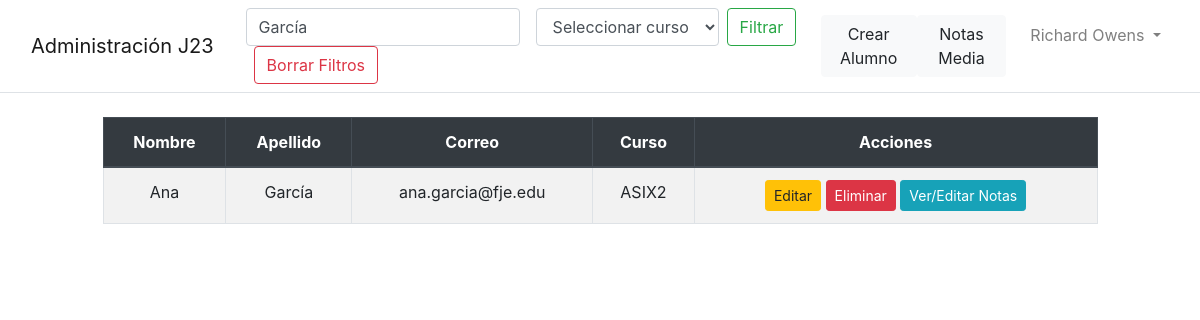
The page /public/admin_dashboard.php?apellido=García (signed in) on the database its author committed.
### tables this page shows
CREATE TABLE alumnos (
    id_alumno INT AUTO_INCREMENT PRIMARY KEY,
    nombre_alumno VARCHAR(50) NOT NULL,
    apellido_alumno VARCHAR(50) NOT NULL,
    correo_alumno VARCHAR(50) NOT NULL UNIQUE,
    id_curso INT NOT NULL,
    FOREIGN KEY (id_curso) REFERENCES cursos(id_curso) 
);

CREATE TABLE cursos (
    id_curso INT AUTO_INCREMENT PRIMARY KEY,
    nombre_curso VARCHAR(50) NOT NULL UNIQUE
);

### private/select_dashboard.php (called while the page is built, shortened)
<?php
include("../db/conexion.php");
$apellido = isset($_GET['apellido']) ? $_GET['apellido'] : '';
$curso = isset($_GET['curso']) ? $_GET['curso'] : '';
$limit = isset($_GET['limit']) ? (int)$_GET['limit'] : 10;
$page = isset($_GET['page']) ? (int)$_GET['page'] : 1;
$offset = ($page - 1) * $limit;
$query = "SELECT a.id_alumno, a.nombre_alumno AS nombre_usuario, a.apellido_alumno AS apellido_usuario, a.correo_alumno AS correo_usuario, c.nombre_curso
    FROM alumnos a
    JOIN cursos c ON a.id_curso = c.id_curso";
$whereClauses = [];
if (!empty($apellido)) {
    $whereClauses[] = "a.apellido_alumno LIKE ?";
}
if (count($whereClauses) > 0) {
    $query .= " WHERE " . implode(" AND ", $whereClauses);
}
$query .= " ORDER BY a.id_alumno DESC LIMIT ? OFFSET ?";
$stmt = mysqli_prepare($conn, $query);
if (!empty($apellido) && !empty($curso)) {
    $param1 = "%$apellido%";
    mysqli_stmt_bind_param($stmt, "ssii", $param1, $curso, $limit, $offset);
} elseif (!empty($apellido)) {
    $param1 = "%$apellido%";
    mysqli_stmt_bind_param($stmt, "sii", $param1, $limit, $offset);
} elseif (!empty($curso)) {
    mysqli_stmt_bind_param($stmt, "sii", $curso, $limit, $offset);
} else {
    mysqli_stmt_bind_param($stmt, "ii", $limit, $offset);
}
mysqli_stmt_execute($stmt);
$result = mysqli_stmt_get_result($stmt);
?>

### public/admin_dashboard.php (the view, shortened to what this page needs)
<?php
include("../db/conexion.php");
include("../private/select_dashboard.php");
?>
<!DOCTYPE html>
<html lang="es">
<head>
    <link href="https://stackpath.bootstrapcdn.com/bootstrap/4.5.2/css/bootstrap.min.css" rel="stylesheet">
</head>
<body>
<nav class="navbar navbar-expand-lg navbar-light bg-white border-bottom">
    <div class="container-fluid">
        <a class="navbar-brand" href="admin_dashboard.php">Administración J23</a>
        <form class="form-inline ml-3" method="GET" action="admin_dashboard.php">
            <input class="form-control mr-sm-2" type="search" placeholder="Buscar por Apellido" name="apellido" value="<?php echo htmlspecialchars($_GET['apellido'] ?? ''); ?>" aria-label="Buscar">
            <select class="form-control mx-2" name="curso" aria-label="Seleccionar curso">
                <option value="">Seleccionar curso</option>
            </select>
            <button type="submit" class="btn btn-outline-success my-2 my-sm-0">Filtrar</button>
            <?php if (!empty($_GET['apellido']) || !empty($_GET['curso'])): ?>
                <a href="admin_dashboard.php" class="btn btn-outline-danger my-2 my-sm-0 ml-2">Borrar Filtros</a>
            <?php endif; ?>
        </form>
        <div class="collapse navbar-collapse justify-content-end" id="navbarNavDropdown">
            <ul class="navbar-nav">
                <li class="nav-item">
                    <button type="button" class="btn btn-light" data-toggle="modal" data-target="#crearAlumnoModal">Crear Alumno</button>
                </li>
                <li class="nav-item">
                    <a class="btn btn-light"g href="notas_media.php">Notas Media</a>
                </li>
                <li class="nav-item dropdown ml-3">
                    <a class="nav-link dropdown-toggle" href="#" id="navbarDropdown" role="button" data-toggle="dropdown" aria-haspopup="true" aria-expanded="false">
                        <?php echo htmlspecialchars($_SESSION['nombre']) . " " . htmlspecialchars($_SESSION['apellido']); ?>
                    </a>
                </li>
            </ul>
        </div>
    </div>
</nav>
    <br>
    <div class="row justify-content-center">
    <div class="col-lg-10 col-md-12">
        <table class="table table-striped table-bordered text-center">
            <thead class="thead-dark">
                <tr>
                    <th>Nombre</th>
                    <th>Apellido</th>
                    <th>Correo</th>
                    <th>Curso</th>
                    <th>Acciones</th>
                </tr>
            </thead>
            <tbody>
                <?php
                if (mysqli_num_rows($result) > 0):
                    while ($row = mysqli_fetch_assoc($result)): ?>
                        <tr>
                            <td><?php echo htmlspecialchars($row['nombre_usuario']); ?></td>
                            <td><?php echo htmlspecialchars($row['apellido_usuario']); ?></td>
                            <td><?php echo htmlspecialchars($row['correo_usuario']); ?></td>
                            <td><?php echo htmlspecialchars($row['nombre_curso']); ?></td>
                            <td>
                                <form method="POST" action="" style="display:inline;">
                                    <button type="submit" class="btn btn-warning btn-sm" name="editar_alumno" data-toggle="modal" data-target="#editarAlumnoModal">Editar</button>
                                </form>
                                <form method="POST" action="../private/delete_alumno.php" style="display:inline;">
                                    <button type="submit" class="btn btn-danger btn-sm">Eliminar</button>
                                </form>
                                <form method="POST" action="editar_notas.php" style="display:inline;">
                                    <button type="submit" class="btn btn-info btn-sm">Ver/Editar Notas</button>
                                </form>
                            </td>
                        </tr>
                    <?php endwhile;
                        else: ?>
                    <tr>
                        <td colspan="5">No se encontraron resultados para los filtros aplicados.</td>
                    </tr>
                <?php endif; ?>
            </tbody>
        </table>
    </div>
</div>
</body>
</html>

### rows shown on the page
alumnos: nombre_alumno "Ana", apellido_alumno "García", correo_alumno "ana.garcia@fje.edu", id_curso.nombre_curso "ASIX2"

### other values the page prints
$_SESSION['nombre'] "Richard"
$_SESSION['apellido'] "Owens"
